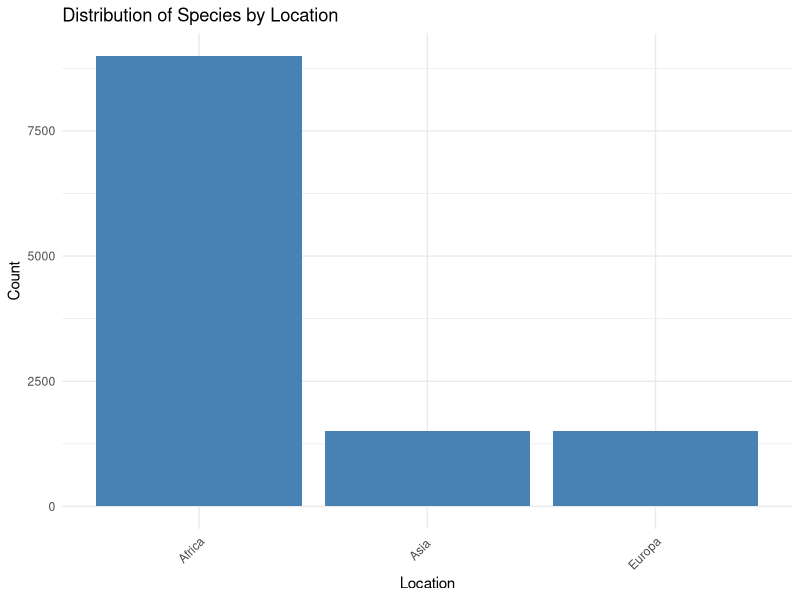

Generate this figure with R:
setwd("D:\\CA1")
list.files()
EvData <- read.csv("EvolutionDataSets.csv")
head(EvData)

# libraries
install.packages("tidyverse")
install.packages("ggplot2")
install.packages("stats")
install.packages("MASS")

library(tidyverse)
library(ggplot2)
library(stats)
library(MASS)  # For fitdistr function

#PRE-PROCESSING
# Check for missing values
missing_values <- colSums(is.na(EvData))
print("Missing Values per Column:")
missing_values

#PRE-PROCESSING
# Check for missing values
missing_values <- colSums(is.na(EvData))
print("Missing Values per Column:")
missing_values
# Removes the rows with missing values
EvData <- na.omit(EvData)

# Convert categorical variables to factors
categorical_vars <- c("Location","Zone", "Current_Country", "Habitat", 
                      "Jaw_Shape", "Canines_Shape", "Sexual_Dimorphism")
EvData[categorical_vars] <- lapply(EvData[categorical_vars], as.factor)

# Convert numerical variables to numeric
numerical_vars <- c("Cranial_Capacity", "Height")
EvData[numerical_vars] <- lapply(EvData[numerical_vars], as.numeric)

# Basic summary of the dataset
summary(EvData)


############################
### Question 1 Solutions ###
############################

# (a) Descriptive plots
# 1. Distribution of species by location
p1 <- ggplot(EvData, aes(x = Location)) +
  geom_bar(fill = "steelblue") +
  theme_minimal() +
  labs(title = "Distribution of Species by Location",
       x = "Location",
       y = "Count") +
  theme(axis.text.x = element_text(angle = 45, hjust = 1))


